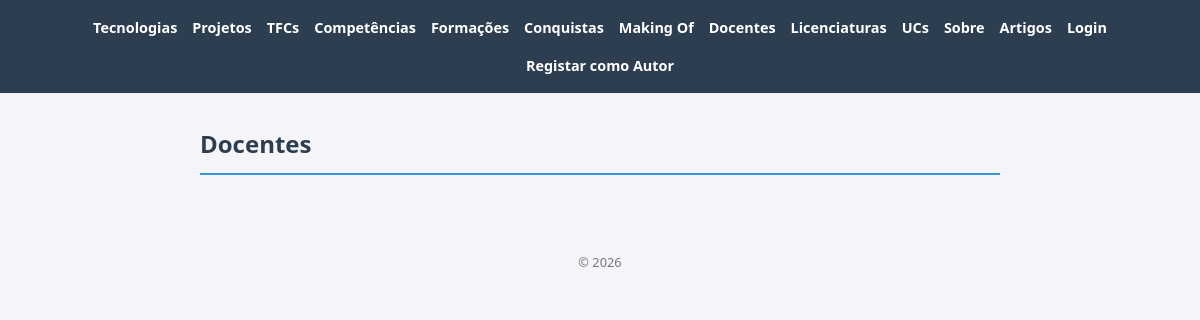
The app's page /portfolio/docentes/, older data.
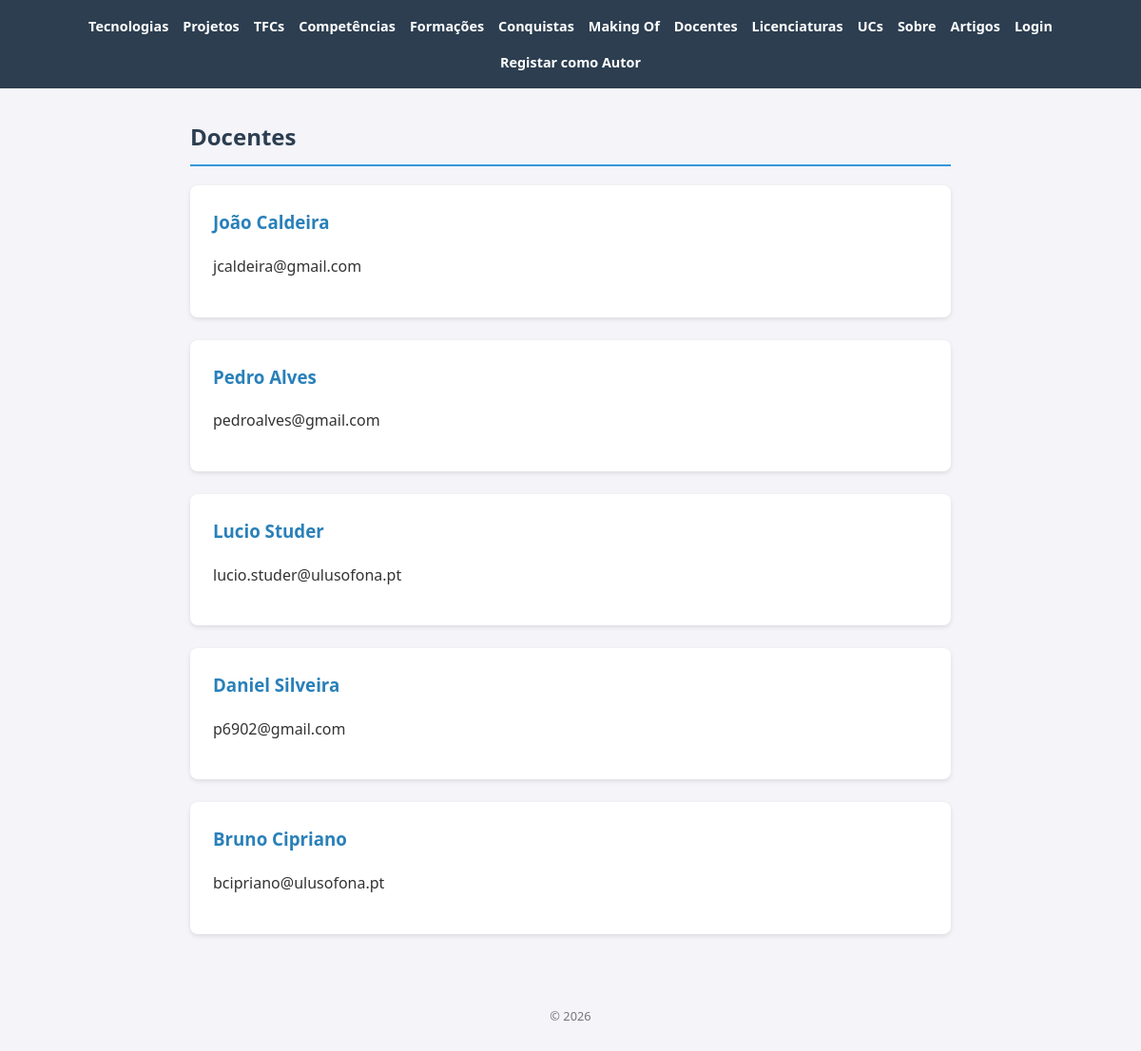
The same page, newer data.
### portfolio/models.py (models this page shows, shortened)
class Docente(models.Model):
    nome = models.CharField(max_length=200)
    email = models.EmailField(blank=True)
    url_lusofona = models.URLField(blank=True)
    foto = models.ImageField(upload_to='docentes/', blank=True, null=True)

### portfolio/views.py (the view)
# urls.py: path('docentes/', views.docentes_view, name='docentes'),
def docentes_view(request):
    docentes = Docente.objects.all()
    return render(request, 'docentes.html', {'docentes': docentes})

### portfolio/templates/docentes.html (shortened to what this page needs)
{% extends "base.html" %}
{% block content %}
<h2>Docentes</h2>
<div class="grid">
    {% for d in docentes %}
    <article>
        <h3>{{ d.nome }}</h3>
        <p>{{ d.email }}</p>
    </article>
    {% endfor %}
</div>
{% endblock %}

Row changes from the older to the newer data that the page shows:
added Docente: nome "João Caldeira", email "jcaldeira@gmail.com"
added Docente: nome "Pedro Alves", email "pedroalves@gmail.com"
added Docente: nome "Lucio Studer", email "lucio.studer@ulusofona.pt"
added Docente: nome "Daniel Silveira", email "p6902@gmail.com"
added Docente: nome "Bruno Cipriano", email "bcipriano@ulusofona.pt"
